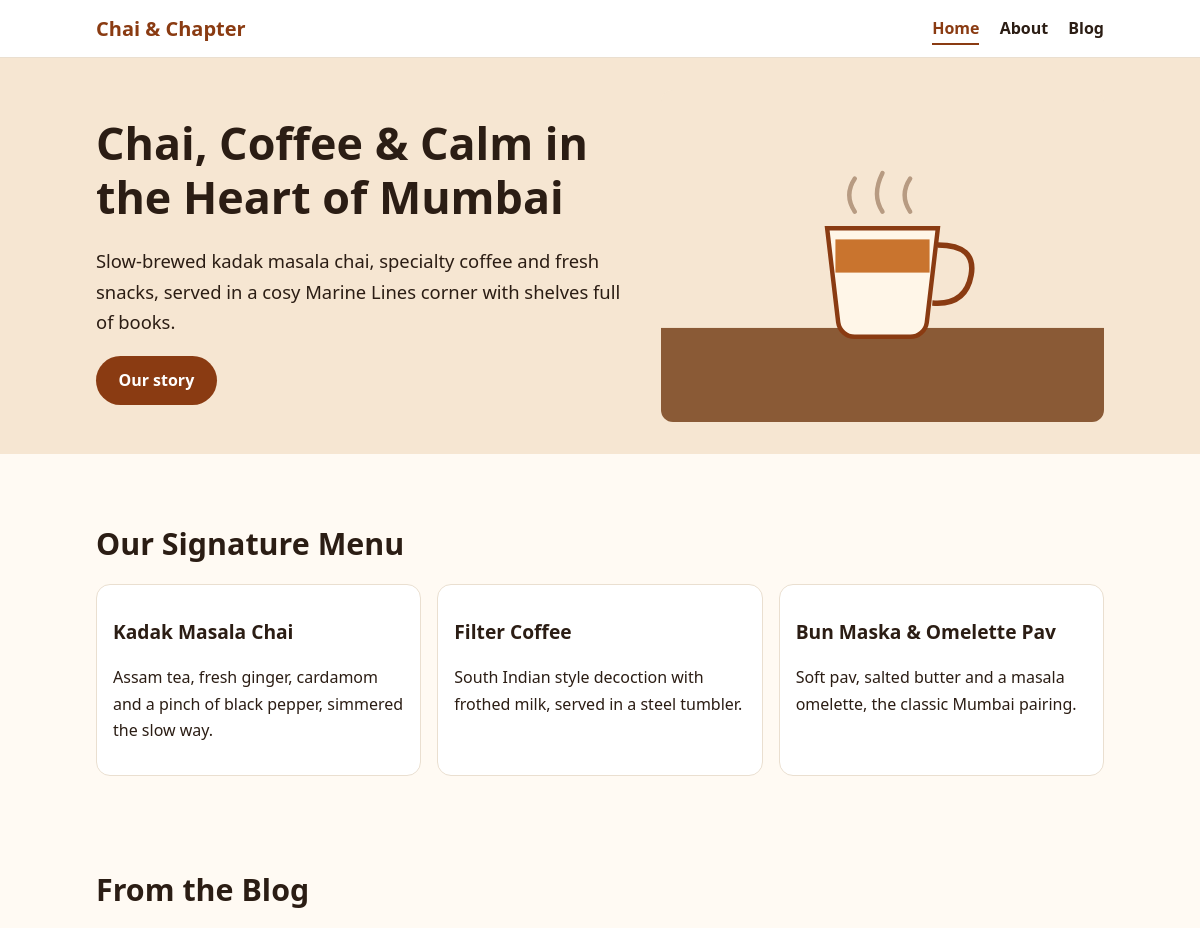
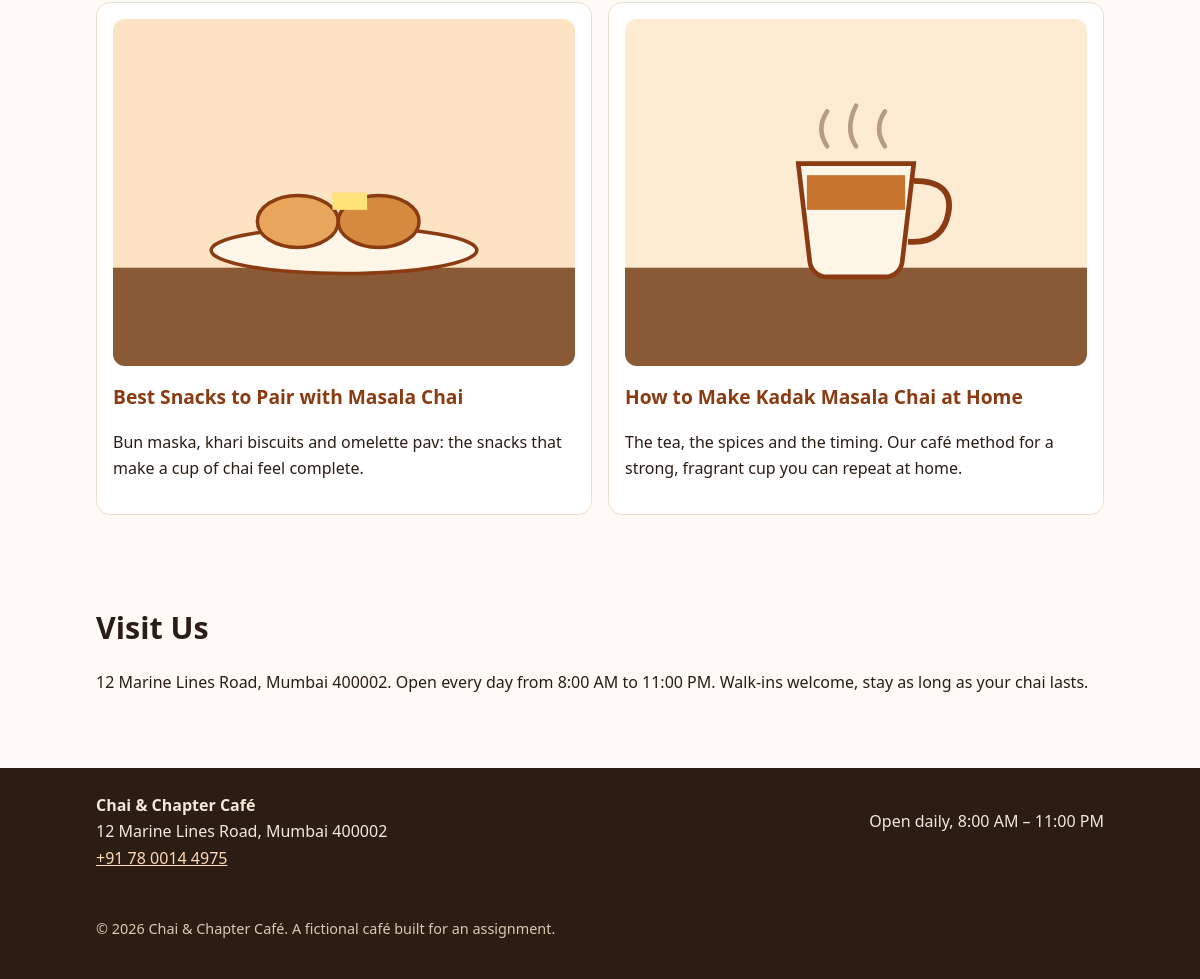
The page / on the database its author committed (2 pictures, top to bottom).
### tables this page shows
CREATE TABLE posts (
  id INT AUTO_INCREMENT PRIMARY KEY,
  slug VARCHAR(120) NOT NULL UNIQUE,
  title VARCHAR(160) NOT NULL,
  meta_title VARCHAR(70) NOT NULL,
  meta_description VARCHAR(170) NOT NULL,
  excerpt VARCHAR(255) NOT NULL,
  content MEDIUMTEXT NOT NULL,
  image VARCHAR(255) NOT NULL,
  image_alt VARCHAR(255) NOT NULL,
  published_at DATETIME NOT NULL,
  updated_at DATETIME NOT NULL DEFAULT CURRENT_TIMESTAMP ON UPDATE CURRENT_TIMESTAMP
);

### includes/helpers.php (called while the page is built, shortened)
<?php
function e($s): string { return htmlspecialchars((string)$s, ENT_QUOTES, 'UTF-8'); }
function base_path(): string
{
    return rtrim(str_replace('\\', '/', dirname($_SERVER['SCRIPT_NAME'])), '/');
}
function url(string $path = '/'): string { return base_path() . $path; }
function get_posts(?int $limit = null): array
{
    $sql = 'SELECT slug, title, excerpt, image, image_alt, published_at, updated_at
            FROM posts ORDER BY published_at DESC';
    if ($limit) $sql .= ' LIMIT ' . (int)$limit;
    return db()->query($sql)->fetchAll();
}
function render(string $view, array $meta, array $vars = [], int $status = 200): void
{
    extract($vars);
    require __DIR__ . '/header.php';
    require __DIR__ . '/../pages/' . $view . '.php';
    require __DIR__ . '/footer.php';
}

### pages/home.php (the view)
<section class="hero">
  <div class="container hero-grid">
    <div>
      <h1>Chai, Coffee &amp; Calm in the Heart of Mumbai</h1>
      <p class="lead">Slow-brewed kadak masala chai, specialty coffee and fresh snacks, served in a cosy Marine Lines corner with shelves full of books.</p>
      <a class="btn" href="<?= e(url('/about')) ?>">Our story</a>
    </div>
    <img src="<?= e(url('/assets/img/hero.svg')) ?>" width="800" height="600"
         alt="Illustration of a steaming glass of masala chai on a wooden café table">
  </div>
</section>
<section class="container section">
  <h2>Our Signature Menu</h2>
  <div class="grid">
    <article class="card">
      <h3>Kadak Masala Chai</h3>
      <p>Assam tea, fresh ginger, cardamom and a pinch of black pepper, simmered the slow way.</p>
    </article>
    <article class="card">
      <h3>Filter Coffee</h3>
      <p>South Indian style decoction with frothed milk, served in a steel tumbler.</p>
    </article>
    <article class="card">
      <h3>Bun Maska &amp; Omelette Pav</h3>
      <p>Soft pav, salted butter and a masala omelette, the classic Mumbai pairing.</p>
    </article>
  </div>
</section>
<section class="container section">
  <h2>From the Blog</h2>
  <div class="grid two">
    <?php foreach ($latest as $p): ?>
      <article class="card">
        <img src="<?= e(url($p['image'])) ?>" width="800" height="600" loading="lazy" alt="<?= e($p['image_alt']) ?>">
        <h3><a href="<?= e(url('/blog/' . $p['slug'])) ?>"><?= e($p['title']) ?></a></h3>
        <p><?= e($p['excerpt']) ?></p>
      </article>
    <?php endforeach; ?>
  </div>
</section>
<section class="container section">
  <h2>Visit Us</h2>
  <p>12 Marine Lines Road, Mumbai 400002. Open every day from 8:00 AM to 11:00 PM. Walk-ins welcome, stay as long as your chai lasts.</p>
</section>

### assets/css/style.css (style rules this page uses)
:root { --bg:#fffaf3;--text:#2b1d14;--accent:#8a3b12;--card:#fff;--line:#eadfd0;--dark:#2b1d14 }
* { box-sizing:border-box }
body { margin:0;font-family:system-ui,-apple-system,"Segoe UI",Roboto,sans-serif;line-height:1.65;color:var(--text);background:var(--bg) }
img { max-width:100%;height:auto;display:block;border-radius:12px }
a { color:var(--accent) }
.container { width:100%;max-width:1040px;margin:0 auto;padding:0 1rem }
.hero { background:#f6e6d2;padding:2rem 0 }
.hero-grid { display:grid;gap:1.5rem;align-items:center }
h1 { font-size:clamp(1.8rem,5vw,2.8rem);line-height:1.2;margin:.2em 0 .5em }
h2 { font-size:clamp(1.4rem,3.5vw,1.9rem);margin:1.6em 0 .5em }
h3 { font-size:1.2rem;margin:1.2em 0 .3em }
.lead { font-size:1.15rem }
.btn { display:inline-block;background:var(--accent);color:#fff;padding:.7rem 1.4rem;border-radius:999px;text-decoration:none;font-weight:700 }
.section { padding-top:1rem;padding-bottom:1.5rem }
.grid { display:grid;gap:1rem }
.card { background:var(--card);border:1px solid var(--line);border-radius:14px;padding:1rem }
.card h2,.card h3 { margin-top:.8em }
.card a { text-decoration:none }
@media (min-width:700px) { .hero-grid { grid-template-columns:1.1fr .9fr } }
@media (min-width:700px) { .grid { grid-template-columns:repeat(3,1fr) } }
@media (min-width:700px) { .grid.two { grid-template-columns:repeat(2,1fr) } }

### rows shown on the page
posts: image (picture), title "Best Snacks to Pair with Masala Chai", excerpt "Bun maska, khari biscuits and omelette pav: the snacks that make a cup of chai feel complete."
posts: image (picture), title "How to Make Kadak Masala Chai at Home", excerpt "The tea, the spices and the timing. Our café method for a strong, fragrant cup you can repeat at home."
